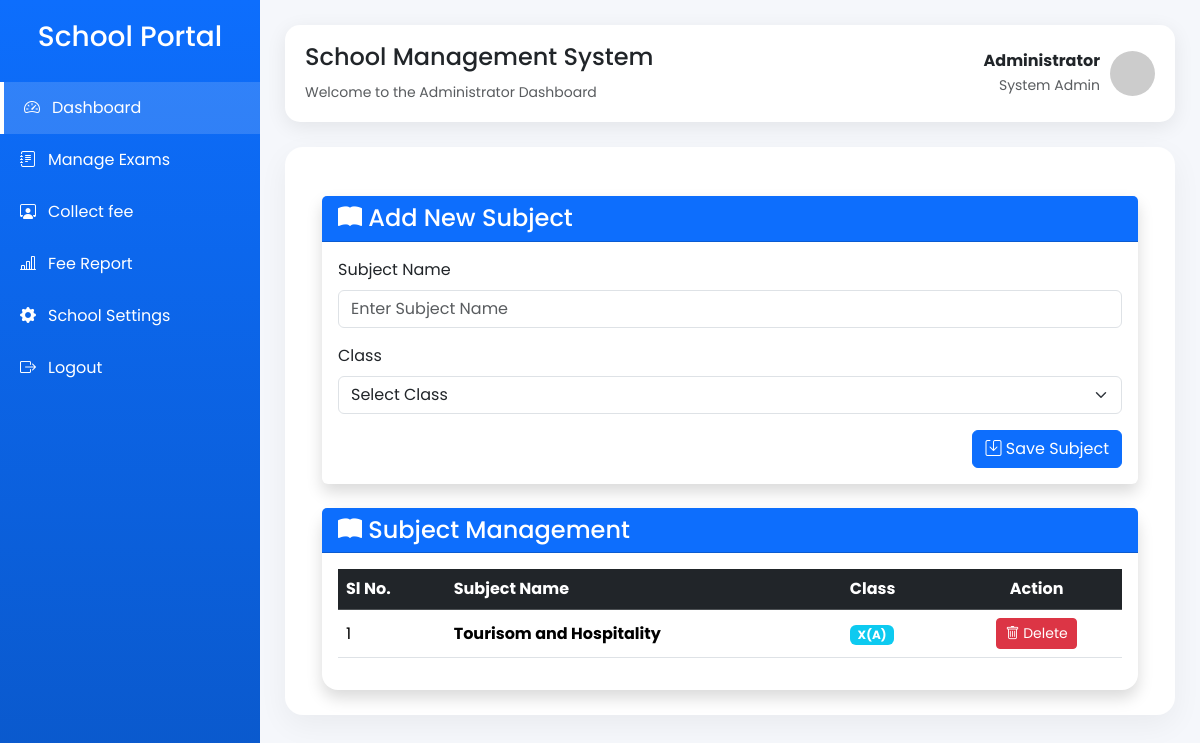
The page /add_subject (signed in) on the database its author committed.
### application/model.py (models this page shows, shortened)
class Subject(db.Model):
    __tablename__ = "subjects"
    id = db.Column(db.Integer, primary_key=True)
    name = db.Column(db.String(50), nullable=False)
    class_id = db.Column(db.Integer,db.ForeignKey("classes.id"),nullable=False)
    school_class = db.relationship("SchoolClass",back_populates="subjects")
    exams = db.relationship("Exam", back_populates="subject",cascade="all, delete-orphan" )
    staff = db.relationship("Staff",back_populates="subject" , uselist = False )

class SchoolClass(db.Model):
    __tablename__ = "classes"
    id = db.Column(db.Integer, primary_key=True)
    name = db.Column(db.String(20), nullable=False)
    section = db.Column(db.String(10), nullable=False)
    students = db.relationship("Student",back_populates="school_class",cascade="all, delete-orphan")
    subjects = db.relationship("Subject",back_populates="school_class",cascade="all, delete-orphan" )
    fee_types = db.relationship("FeeType",back_populates="school_class",cascade="all, delete-orphan")
    __table_args__ = (
        db.UniqueConstraint(
            "name",
            "section",
            name="unique_class_section"
        ),
    )

### application/controler.py (the view, shortened to what this page needs)
@app.route("/add_subject", methods=["GET", "POST"])
def add_subject():
    if current_user.role is None or current_user.role != "admin":
        flash("Only staff can access this page.", "danger")
        return redirect(url_for("login"))
    classes = SchoolClass.query.all()
    subjects = Subject.query.order_by(Subject.class_id).all()
    return render_template("admin/add_subject.html" , subjects=subjects ,classes= classes)

### application/controler.py (called while the page is built)
@login_manager.user_loader
def load_user(user_id):
    return User.query.get(int(user_id))

### templates/admin/add_subject.html (shortened to what this page needs)
{% extends "admin/admin_dashboard.html" %}
{% block content %}
<div class="container mt-4">
    <div class="card shadow border-0">
        <div class="card-header bg-primary text-white">
            <h4 class="mb-0">
                <i class="bi bi-book-fill"></i>
                Add New Subject
            </h4>
        </div>
        <div class="card-body">
            <form method="POST" method="POST">
                <div class="mb-3">
                    <label class="form-label">Subject Name</label>
                    <input
                        type="text"
                        class="form-control"
                        name="name"
                        placeholder="Enter Subject Name"
                        required>
                </div>
                <div class="mb-3">
                    <label class="form-label">Class</label>
                    <select class="form-select" name="class_name" required>
                        <option value="">Select Class</option>
                    </select>
                </div>
                <div class="text-end">
                    <button type="submit"
                            class="btn btn-primary">
                        <i class="bi bi-save"></i>
                        Save Subject
                    </button>
                </div>
            </form>
        </div>
    </div>
</div>
<div class="container mt-4">
    <div class="card shadow border-0 rounded-4">
        <div class="card-header bg-primary text-white d-flex justify-content-between align-items-center">
            <h4 class="mb-0">
                <i class="bi bi-book-fill"></i>
                Subject Management
            </h4>
        </div>
        <div class="card-body">
            <div class="table-responsive">
                <table class="table table-hover align-middle">
                    <thead class="table-dark">
                        <tr>
                            <th>Sl No.</th>
                            <th>Subject Name</th>
                            <th>Class</th>
                            <th class="text-center">Action</th>
                        </tr>
                    </thead>
                    <tbody>
                        {% for subject in subjects %}
                        <tr>
                            <td>{{ loop.index }}</td>
                            <td>
                                <strong>{{ subject.name }}</strong>
                            </td>
                            <td>
                                <span class="badge bg-info">
                                    {{ subject.school_class.name }}({{subject.school_class.section }})
                                </span>
                            </td>
                            <td class="text-center">
                                <form action="/delete_subject/{{subject.id}}" method="POST" class="d-inline">
                                    <button type="submit" class="btn btn-danger btn-sm" onclick="return confirm('Delete this subject?')">
                                        <i class="bi bi-trash"></i>
                                        Delete
                                    </button>
                                </form>
                            </td>
                        </tr>
                        {% endfor %}
                    </tbody>
                </table>
            </div>
        </div>
    </div>
</div>
{% endblock %}

### templates/admin/admin_dashboard.html (style rules this page uses)
* { margin: 0; padding: 0; box-sizing: border-box; font-family: 'Poppins', sans-serif; }
body { background: #f5f7fb; }

### rows shown on the page
Subject: name "Tourisom and Hospitality", school_class.name "X", school_class.section "A"
